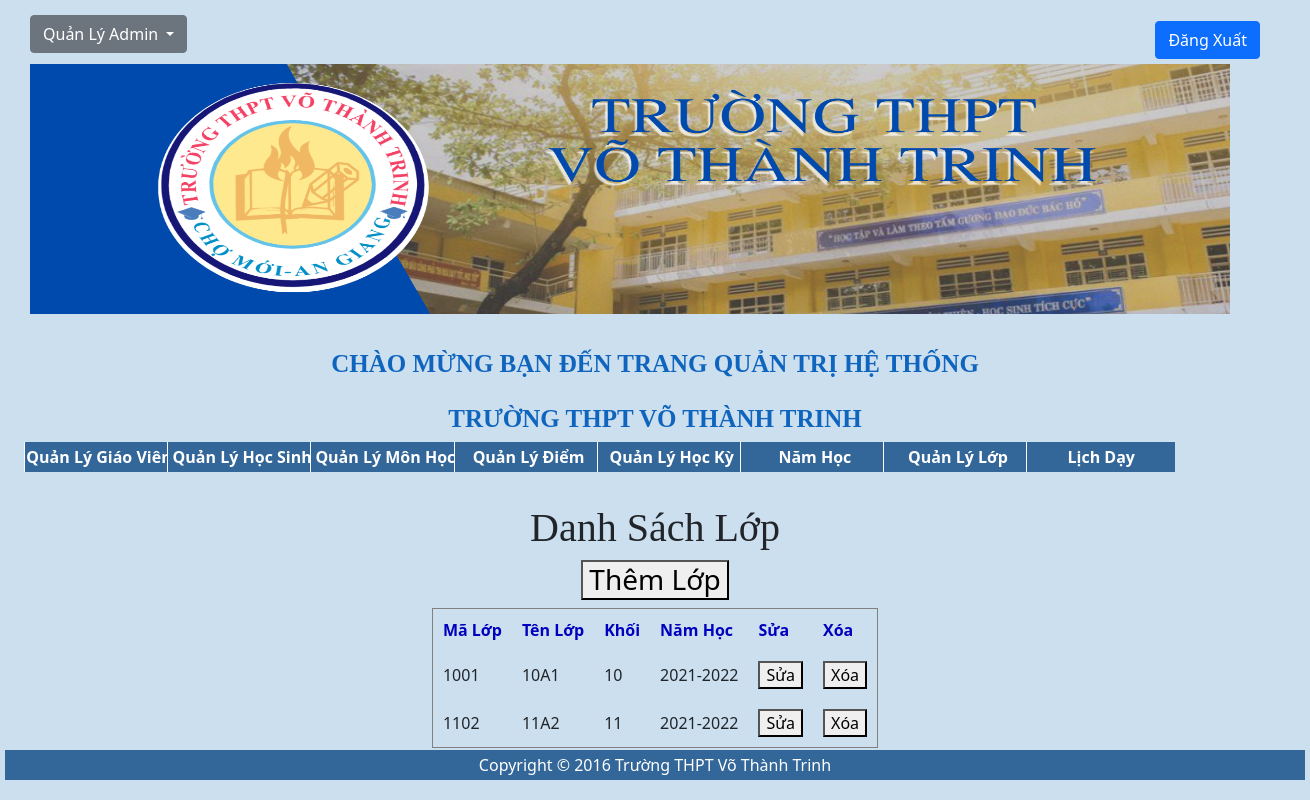
Page /admin/index.php?mod=lop on the committed database.
### tables this page shows
CREATE TABLE `lophoc` (
  `MaLopHoc` varchar(10) NOT NULL,
  `Tenlophoc` varchar(50) NOT NULL,
  `KhoiHoc` varchar(10) NOT NULL,
  `NamHoc` char(10) NOT NULL
);

### classes/lop.class.php (called while the page is built, shortened)
<?php
class lop extends DB
{
 function alllop()
 {
     $con=$this->connect();
     $sql="select * from lophoc";
     $query=mysqli_query($con,$sql);
     $result=array();
     if($query)
     {
       while ($row=mysqli_fetch_assoc($query))
       {
           $result[]=$row;
       }
     }
     return $result;
 }
}

### admin/lop/hienthilop.php (the view, shortened to what this page needs)
<?php
require '../classes/lop.class.php';
$con=new lop();
$lop=$con->alllop();
?>
<!DOCTYPE html>
<html>
<head>
</head>
<h1 align="center" style="font-family: Tahoma">Danh Sách Lớp</h1>
<h3 align="center"><a href="lop/themlop.php"><button>Thêm Lớp</button></a></h3>
<table border="1" cellspacing="0" cellpadding="10" align="center">
    <tr style="font-weight: bold;color: #0000bf">
        <td>Mã Lớp</td>
        <td>Tên Lớp</td>
        <td>Khối</td>
        <td> Năm Học</td>
        <td>Sửa</td>
        <td>Xóa</td>
    </tr>
    <?php foreach ($lop as $item){ ?>
        <tr>
            <td><?php echo $item['MaLopHoc']; ?></td>
            <td><?php echo $item['Tenlophoc']; ?></td>
            <td><?php echo $item['KhoiHoc']; ?></td>
            <td><?php echo $item['NamHoc']; ?></td>
            <?php
            echo "<td><a href='lop/sualop.php?id=$item[MaLopHoc]'><button type='button'>Sửa</button></a></td>";
            echo "<td><a href='lop/xoalop.php?cmahk=$item[MaLopHoc]' onclick='return XacNhan();'><button type='button'>Xóa</button></a></td>";
            ?>
        </tr>
    <?php
    } ?>
</table>
</body>
</html>

### rows in the picture
lophoc: MaLopHoc "1001", Tenlophoc "10A1", KhoiHoc "10", NamHoc "2021-2022"
lophoc: MaLopHoc "1102", Tenlophoc "11A2", KhoiHoc "11", NamHoc "2021-2022"
